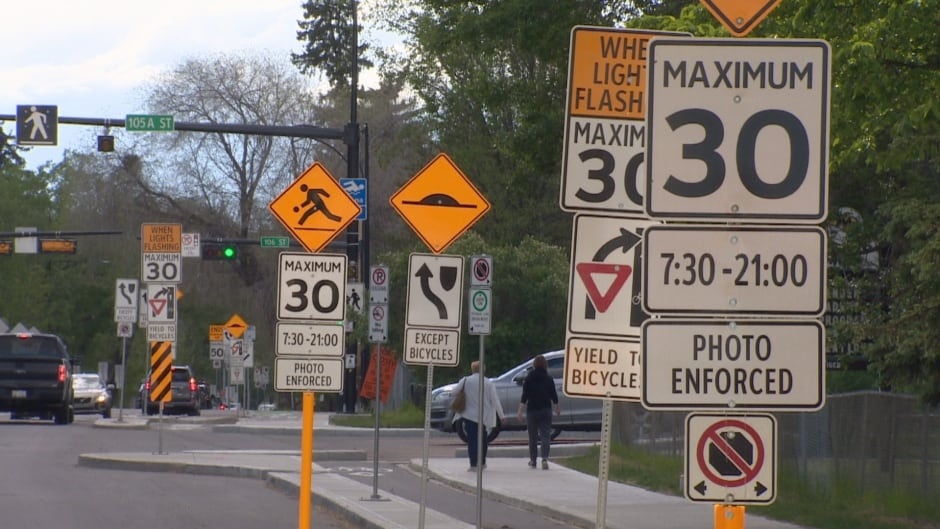
#> input picture Savinov_Daniil/query_4.jpg, 940 x 529 px
$ python 'Feature Homography.py'
#> lines starting #> are read from the running program, lines starting #| are printed output that depends on the picture
### Savinov_Daniil/ImgOps.py
import cv2 as cv
import numpy as np


def imshow(img: np.ndarray, label='') -> None:
    cv.imshow(label, img)
    cv.waitKey(0)
    cv.destroyAllWindows()


def resize_ratio(img: np.ndarray, fx=.5, fy=.5) -> np.ndarray:
    return cv.resize(img, None, fx=fx, fy=fy)


def resize_tuple(img: np.ndarray, h=500, w=500) -> np.ndarray:
    return cv.resize(img, (h, w))


# [4 lines that do not run on import are left out]

### Savinov_Daniil/Feature Homography.py
from ImgOps import *
import numpy as np
import cv2 as cv


MIN_MATCH_COUNT = 10
query_img = cv.imread('query_4.jpg', 0)  # queryImage
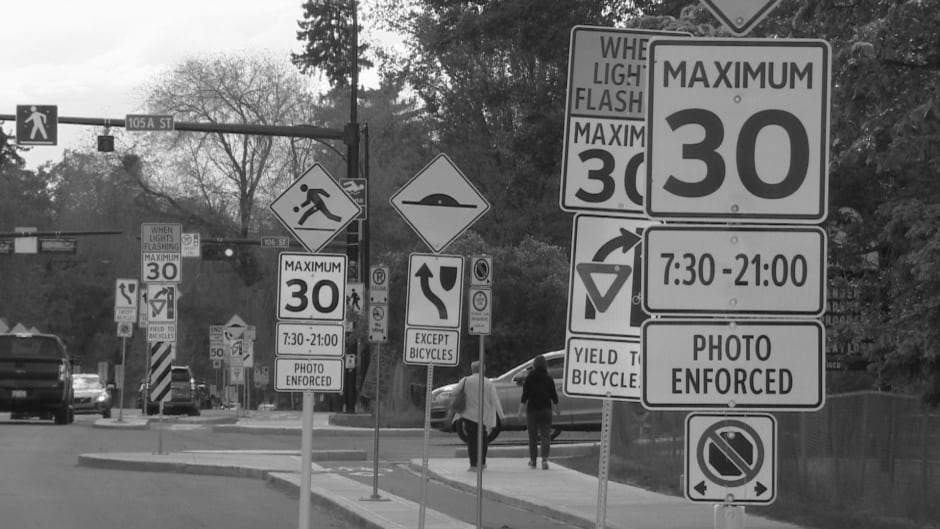
#> query_img: shape (529, 940); min 10, max 255, mean 108
imshow(query_img)
train_img = cv.imread('train_4.jpg', 0)  # trainImage
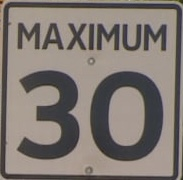
#> input picture Savinov_Daniil/train_4.jpg, 183 x 180 px
#> train_img: shape (180, 183); min 41, max 182, mean 121.4
imshow(train_img)
#> (the run stopped early here; a loop or call above may not have finished)
